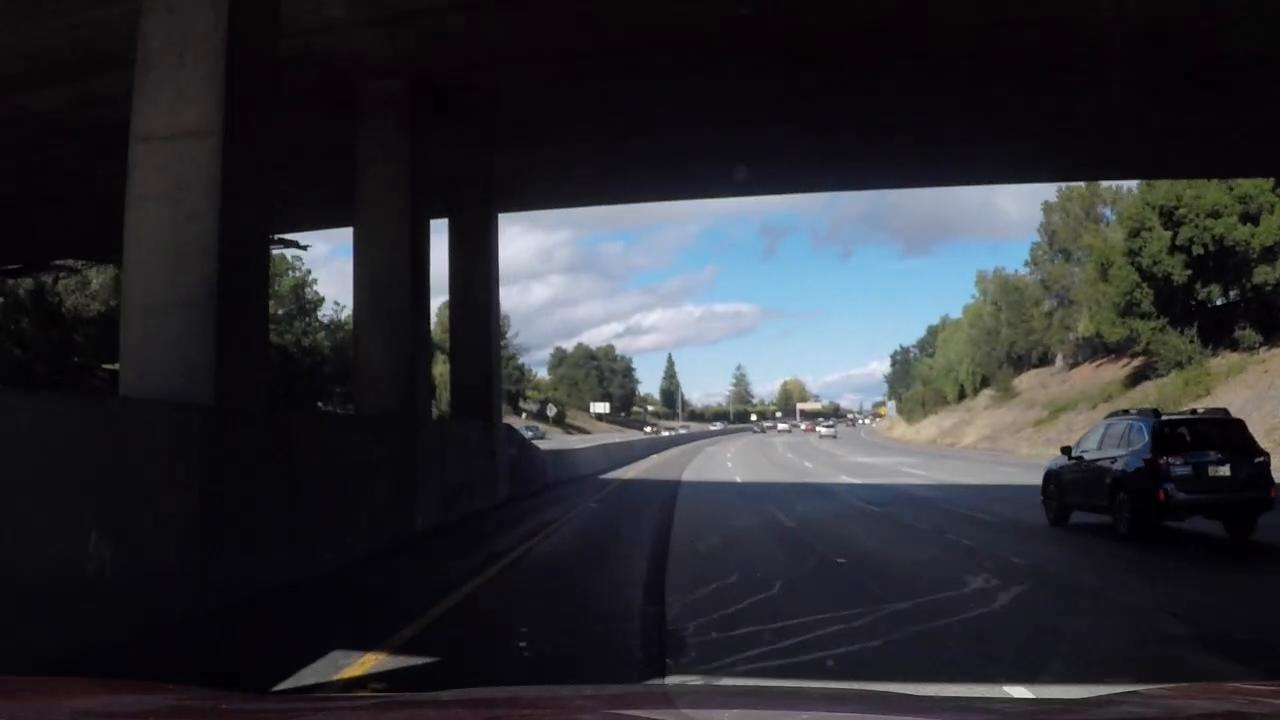
#> input picture test_images/calibration2.jpg, 1280 x 720 px, given as the content of the folder ./camera_cal, which was not available
$ jupyter execute --allow-errors P4-Advanced-Lane-Lines.ipynb   (shell and % lines are left out)   (older library calls are emulated)
#> lines starting #> are read from the running program, lines starting #| are printed output that depends on the picture; pictures that were not available may be replaced by others from this repository, and a replacement may not be noted
[cell 1]
import numpy as np
import cv2
import matplotlib.pyplot as plt
import matplotlib.image as mpimg
import glob
import pickle
from moviepy.editor import VideoFileClip
from IPython.display import HTML
from scipy import signal


global left_fit_prev
global right_fit_prev
left_fit_prev = np.array([0,0,0])
right_fit_prev = np.array([0,0,0])

global color_left
global color_right

color_left = (255,255,255)
color_right = (255,255,255)

global mask_init
mask_init = 0

# enable diagnostics view of the pipeline
global enable_diag
enable_diag = False

# Define size for sliding windows
window_size = 60

# Define color thresholds to extract white and yellow masks
hls_white_low = np.array([0, 200, 0])
hls_white_high = np.array([255, 255, 50])

hls_white_low_2 = np.array([0, 225, 0])
hls_white_high_2 = np.array([255, 255, 255])

hsv_yellow_low = np.array([0, 80, 80])
hsv_yellow_high = np.array([80, 255, 255])

[cell 2]
def get_obj_img_points (cal_imgs, nx, ny):
#> called with cal_imgs = array of shape (1, 720, 1280, 3), nx = 9, ny = 6
    objp = np.zeros((ny*nx,3), np.float32)
    objp[:,:2] = np.mgrid[0:nx, 0:ny].T.reshape(-1,2)
    # Arrays to store object points and image points from all the images.
    objpoints = []
    imgpoints = []
    for img in cal_imgs:
        # Convert to grayscale
        gray = cv2.cvtColor(img, cv2.COLOR_BGR2GRAY)

        # Find the chessboard corners
        ret, corners = cv2.findChessboardCorners(gray, (nx, ny), None)

        # If found, draw corners
        if ret == True:
            # Draw and display the corners
            objpoints.append(objp)
            imgpoints.append(corners)
#> this loop made 1 pass
#> ret on pass 1: False
#> pass 1, in get_obj_img_points, `gray = cv2.cvtColor(img, cv2.COLOR_BGR2GRAY)`:
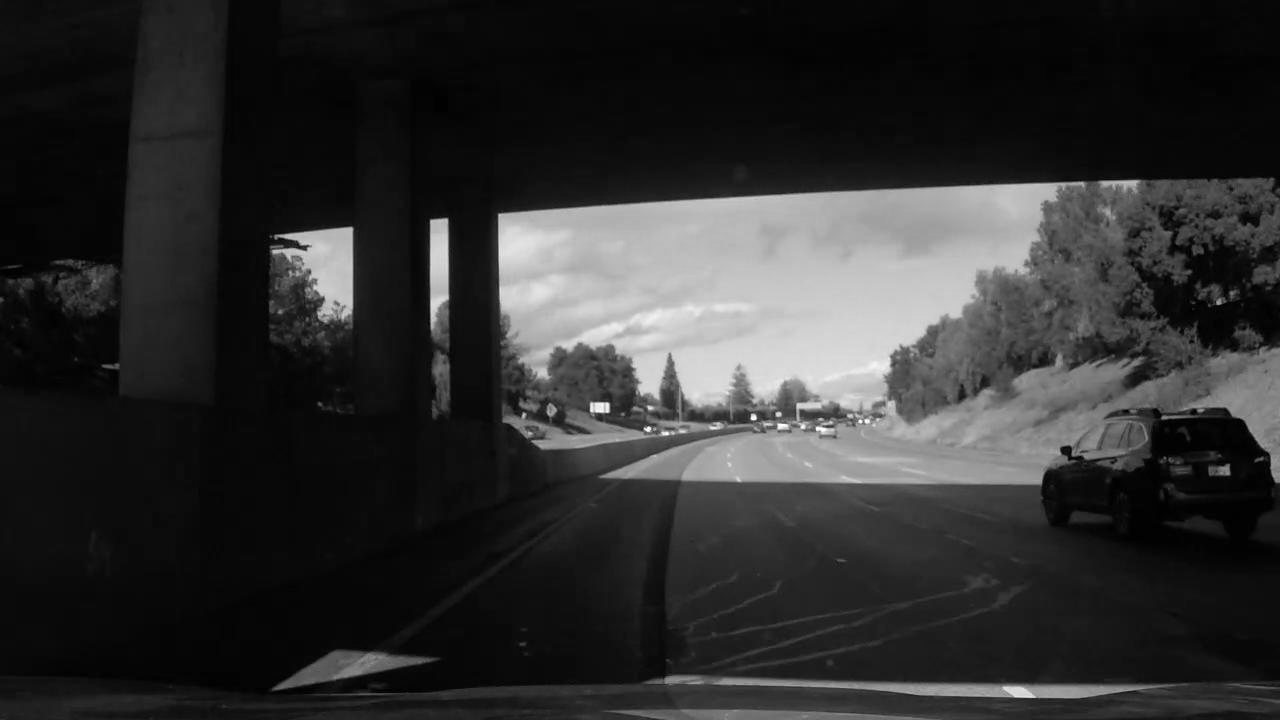
#> gray: shape (720, 1280); min 0, max 255, mean 47.3
#> after the loop, imgpoints = []; objpoints = []
            #cv2.drawChessboardCorners(img, (nx, ny), corners, ret)
            #plt.imshow(img)

    return objpoints, imgpoints

def load_imgs(imgs_paths):
    imgs =[]
    for path in imgs_paths:
        imgs.append(mpimg.imread(path))

    return np.array(imgs)

[cell 3]
# Obtain camera calibration using OpenCV Chessboard
nx = 9
ny = 6

cal_imgs_paths = glob.glob('./camera_cal/calibration*.jpg')

cal_imgs = load_imgs(cal_imgs_paths)

objpoints, imgpoints = get_obj_img_points (cal_imgs, nx, ny)
#> objpoints = []; imgpoints = []

img_size = cv2.imread(cal_imgs_paths[0]).shape[0:2]
#> img_size = (720, 1280)
img_size = img_size [::-1]
#> img_size = (1280, 720)

#> (the rest of this cell did not finish here and is left out)

[cell 4]
# Remove distortion from images
def undistort(image, read=False):
    if read == True:
        #image = cv2.imread(image)
        image = mpimg.imread(image)
    with open('camera_cal.pickle', 'rb') as handle:
        ret, mtx, dist, rvecs, tvecs = pickle.load(handle)

    undist = cv2.undistort(image, mtx, dist, None, mtx)

    return undist

[cell 5]
# Remove distortion test

fname = './camera_cal/calibration1.jpg'
img = mpimg.imread(fname)
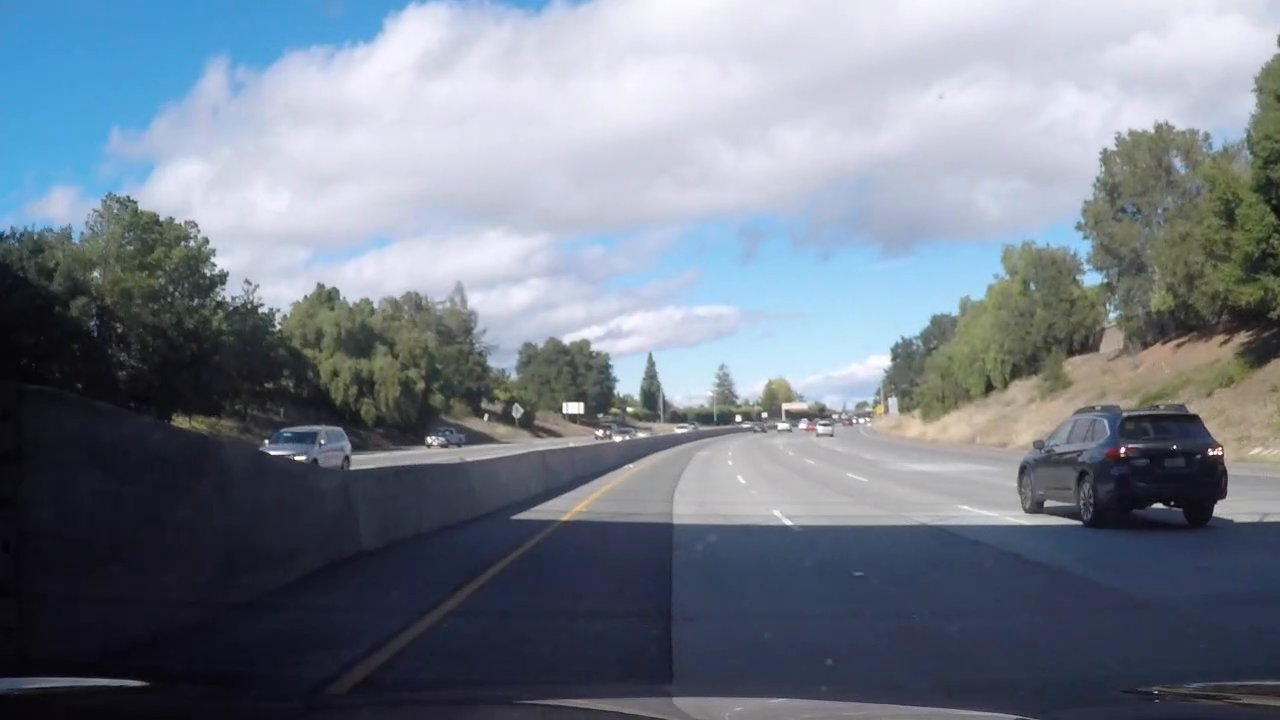
#> input picture test_images/calibration1.jpg, 1280 x 720 px, given as the content of the folder ./camera_cal, which was not available
#> img is the input picture: shape (720, 1280, 3); mean R, G, B 116.6, 125.6, 138.7
dst = undistort(img)
#> (reads camera_cal.pickle from the repository)
#> in undistort, `undist = cv2.undistort(image, mtx, dist, None, mtx)`:
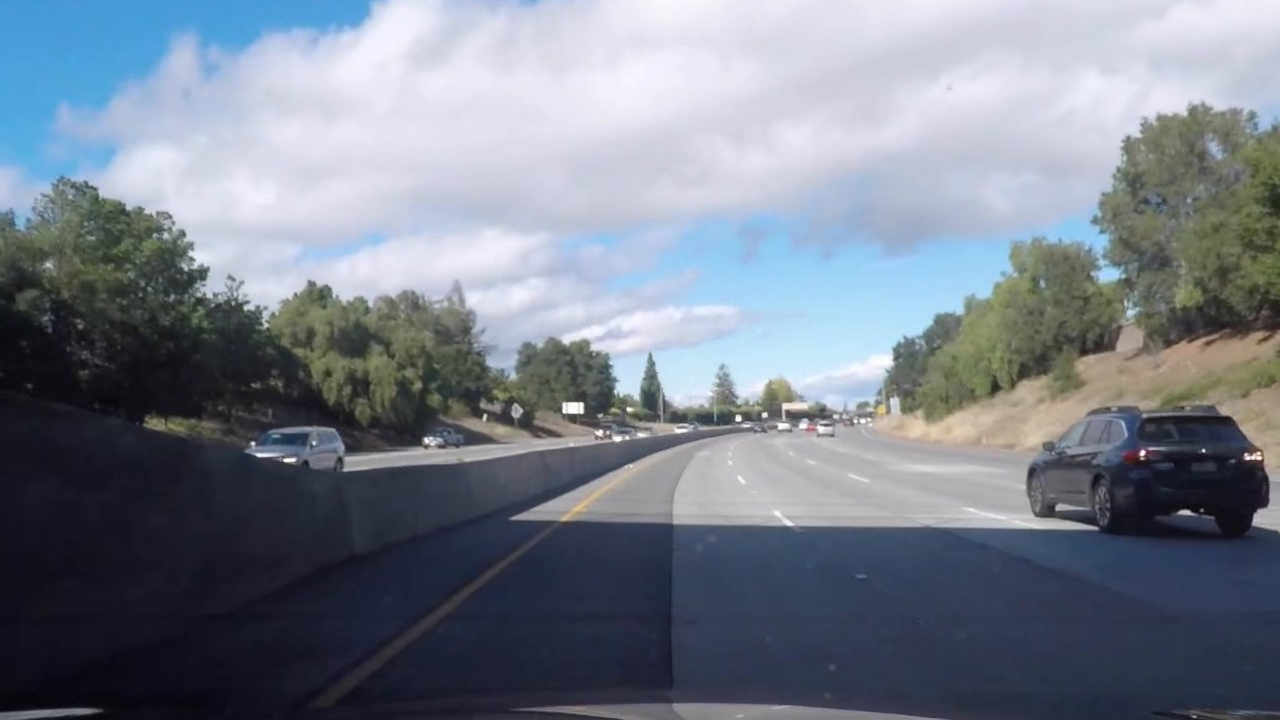
#> undist: shape (720, 1280, 3); mean R, G, B 119, 126.9, 139.6
#> (the rest of this cell did not finish here and is left out)
